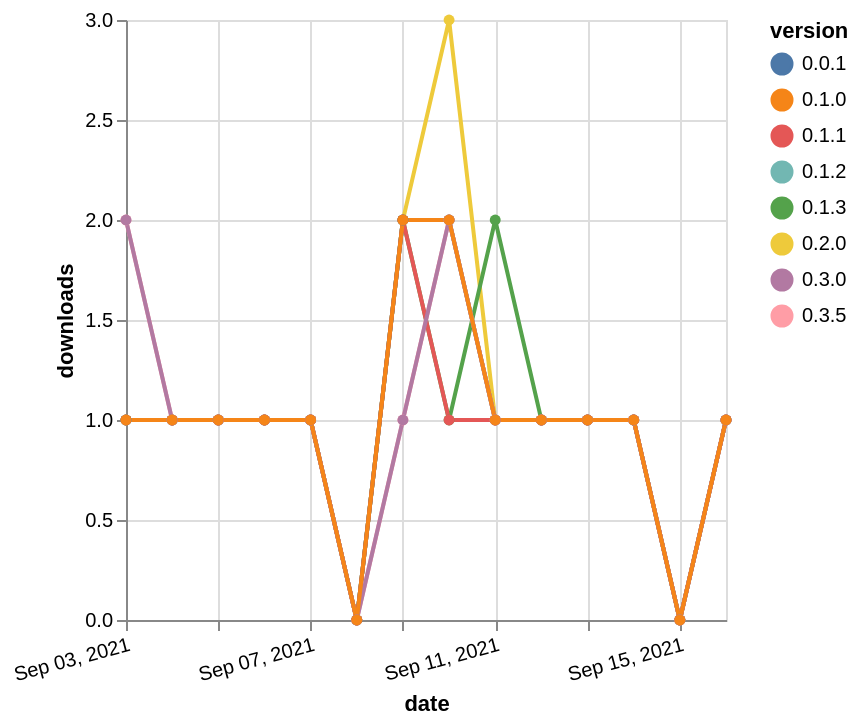

The Vega-Lite source for this figure:
### Vega-Lite specification from a JSON file in a GitHub repository (floating-point values rounded to 4 significant figures)
{"$schema": "https://vega.github.io/schema/vega-lite/v5.json", "description": "A simple bar chart with embedded data.", "data": {"values": [{"date": "2021-09-03", "total": 262, "delta": 1, "version": "0.2.0"}, {"date": "2021-09-04", "total": 263, "delta": 1, "version": "0.2.0"}, {"date": "2021-09-05", "total": 264, "delta": 1, "version": "0.2.0"}, {"date": "2021-09-06", "total": 265, "delta": 1, "version": "0.2.0"}, {"date": "2021-09-07", "total": 266, "delta": 1, "version": "0.2.0"}, {"date": "2021-09-08", "total": 266, "delta": 0, "version": "0.2.0"}, {"date": "2021-09-09", "total": 268, "delta": 2, "version": "0.2.0"}, {"date": "2021-09-10", "total": 271, "delta": 3, "version": "0.2.0"}, {"date": "2021-09-11", "total": 272, "delta": 1, "version": "0.2.0"}, {"date": "2021-09-12", "total": 273, "delta": 1, "version": "0.2.0"}, {"date": "2021-09-13", "total": 274, "delta": 1, "version": "0.2.0"}, {"date": "2021-09-14", "total": 275, "delta": 1, "version": "0.2.0"}, {"date": "2021-09-15", "total": 275, "delta": 0, "version": "0.2.0"}, {"date": "2021-09-16", "total": 276, "delta": 1, "version": "0.2.0"}, {"date": "2021-09-03", "total": 456, "delta": 1, "version": "0.1.3"}, {"date": "2021-09-04", "total": 457, "delta": 1, "version": "0.1.3"}, {"date": "2021-09-05", "total": 458, "delta": 1, "version": "0.1.3"}, {"date": "2021-09-06", "total": 459, "delta": 1, "version": "0.1.3"}, {"date": "2021-09-07", "total": 460, "delta": 1, "version": "0.1.3"}, {"date": "2021-09-08", "total": 460, "delta": 0, "version": "0.1.3"}, {"date": "2021-09-09", "total": 462, "delta": 2, "version": "0.1.3"}, {"date": "2021-09-10", "total": 463, "delta": 1, "version": "0.1.3"}, {"date": "2021-09-11", "total": 465, "delta": 2, "version": "0.1.3"}, {"date": "2021-09-12", "total": 466, "delta": 1, "version": "0.1.3"}, {"date": "2021-09-13", "total": 467, "delta": 1, "version": "0.1.3"}, {"date": "2021-09-14", "total": 468, "delta": 1, "version": "0.1.3"}, {"date": "2021-09-15", "total": 468, "delta": 0, "version": "0.1.3"}, {"date": "2021-09-16", "total": 469, "delta": 1, "version": "0.1.3"}, {"date": "2021-09-03", "total": 199, "delta": 1, "version": "0.1.2"}, {"date": "2021-09-04", "total": 200, "delta": 1, "version": "0.1.2"}, {"date": "2021-09-05", "total": 201, "delta": 1, "version": "0.1.2"}, {"date": "2021-09-06", "total": 202, "delta": 1, "version": "0.1.2"}, {"date": "2021-09-07", "total": 203, "delta": 1, "version": "0.1.2"}, {"date": "2021-09-08", "total": 203, "delta": 0, "version": "0.1.2"}, {"date": "2021-09-09", "total": 205, "delta": 2, "version": "0.1.2"}, {"date": "2021-09-10", "total": 207, "delta": 2, "version": "0.1.2"}, {"date": "2021-09-11", "total": 208, "delta": 1, "version": "0.1.2"}, {"date": "2021-09-12", "total": 209, "delta": 1, "version": "0.1.2"}, {"date": "2021-09-13", "total": 210, "delta": 1, "version": "0.1.2"}, {"date": "2021-09-14", "total": 211, "delta": 1, "version": "0.1.2"}, {"date": "2021-09-15", "total": 211, "delta": 0, "version": "0.1.2"}, {"date": "2021-09-16", "total": 212, "delta": 1, "version": "0.1.2"}, {"date": "2021-09-03", "total": 239, "delta": 1, "version": "0.0.1"}, {"date": "2021-09-04", "total": 240, "delta": 1, "version": "0.0.1"}, {"date": "2021-09-05", "total": 241, "delta": 1, "version": "0.0.1"}, {"date": "2021-09-06", "total": 242, "delta": 1, "version": "0.0.1"}, {"date": "2021-09-07", "total": 243, "delta": 1, "version": "0.0.1"}, {"date": "2021-09-08", "total": 243, "delta": 0, "version": "0.0.1"}, {"date": "2021-09-09", "total": 245, "delta": 2, "version": "0.0.1"}, {"date": "2021-09-10", "total": 247, "delta": 2, "version": "0.0.1"}, {"date": "2021-09-11", "total": 248, "delta": 1, "version": "0.0.1"}, {"date": "2021-09-12", "total": 249, "delta": 1, "version": "0.0.1"}, {"date": "2021-09-13", "total": 250, "delta": 1, "version": "0.0.1"}, {"date": "2021-09-14", "total": 251, "delta": 1, "version": "0.0.1"}, {"date": "2021-09-15", "total": 251, "delta": 0, "version": "0.0.1"}, {"date": "2021-09-16", "total": 252, "delta": 1, "version": "0.0.1"}, {"date": "2021-09-03", "total": 117, "delta": 2, "version": "0.3.5"}, {"date": "2021-09-04", "total": 118, "delta": 1, "version": "0.3.5"}, {"date": "2021-09-05", "total": 119, "delta": 1, "version": "0.3.5"}, {"date": "2021-09-06", "total": 120, "delta": 1, "version": "0.3.5"}, {"date": "2021-09-07", "total": 121, "delta": 1, "version": "0.3.5"}, {"date": "2021-09-08", "total": 121, "delta": 0, "version": "0.3.5"}, {"date": "2021-09-09", "total": 122, "delta": 1, "version": "0.3.5"}, {"date": "2021-09-10", "total": 124, "delta": 2, "version": "0.3.5"}, {"date": "2021-09-11", "total": 125, "delta": 1, "version": "0.3.5"}, {"date": "2021-09-12", "total": 126, "delta": 1, "version": "0.3.5"}, {"date": "2021-09-13", "total": 127, "delta": 1, "version": "0.3.5"}, {"date": "2021-09-14", "total": 128, "delta": 1, "version": "0.3.5"}, {"date": "2021-09-15", "total": 128, "delta": 0, "version": "0.3.5"}, {"date": "2021-09-16", "total": 129, "delta": 1, "version": "0.3.5"}, {"date": "2021-09-03", "total": 224, "delta": 1, "version": "0.1.1"}, {"date": "2021-09-04", "total": 225, "delta": 1, "version": "0.1.1"}, {"date": "2021-09-05", "total": 226, "delta": 1, "version": "0.1.1"}, {"date": "2021-09-06", "total": 227, "delta": 1, "version": "0.1.1"}, {"date": "2021-09-07", "total": 228, "delta": 1, "version": "0.1.1"}, {"date": "2021-09-08", "total": 228, "delta": 0, "version": "0.1.1"}, {"date": "2021-09-09", "total": 230, "delta": 2, "version": "0.1.1"}, {"date": "2021-09-10", "total": 231, "delta": 1, "version": "0.1.1"}, {"date": "2021-09-11", "total": 232, "delta": 1, "version": "0.1.1"}, {"date": "2021-09-12", "total": 233, "delta": 1, "version": "0.1.1"}, {"date": "2021-09-13", "total": 234, "delta": 1, "version": "0.1.1"}, {"date": "2021-09-14", "total": 235, "delta": 1, "version": "0.1.1"}, {"date": "2021-09-15", "total": 235, "delta": 0, "version": "0.1.1"}, {"date": "2021-09-16", "total": 236, "delta": 1, "version": "0.1.1"}, {"date": "2021-09-03", "total": 117, "delta": 2, "version": "0.3.0"}, {"date": "2021-09-04", "total": 118, "delta": 1, "version": "0.3.0"}, {"date": "2021-09-05", "total": 119, "delta": 1, "version": "0.3.0"}, {"date": "2021-09-06", "total": 120, "delta": 1, "version": "0.3.0"}, {"date": "2021-09-07", "total": 121, "delta": 1, "version": "0.3.0"}, {"date": "2021-09-08", "total": 121, "delta": 0, "version": "0.3.0"}, {"date": "2021-09-09", "total": 122, "delta": 1, "version": "0.3.0"}, {"date": "2021-09-10", "total": 124, "delta": 2, "version": "0.3.0"}, {"date": "2021-09-11", "total": 125, "delta": 1, "version": "0.3.0"}, {"date": "2021-09-12", "total": 126, "delta": 1, "version": "0.3.0"}, {"date": "2021-09-13", "total": 127, "delta": 1, "version": "0.3.0"}, {"date": "2021-09-14", "total": 128, "delta": 1, "version": "0.3.0"}, {"date": "2021-09-15", "total": 128, "delta": 0, "version": "0.3.0"}, {"date": "2021-09-16", "total": 129, "delta": 1, "version": "0.3.0"}, {"date": "2021-09-03", "total": 244, "delta": 1, "version": "0.1.0"}, {"date": "2021-09-04", "total": 245, "delta": 1, "version": "0.1.0"}, {"date": "2021-09-05", "total": 246, "delta": 1, "version": "0.1.0"}, {"date": "2021-09-06", "total": 247, "delta": 1, "version": "0.1.0"}, {"date": "2021-09-07", "total": 248, "delta": 1, "version": "0.1.0"}, {"date": "2021-09-08", "total": 248, "delta": 0, "version": "0.1.0"}, {"date": "2021-09-09", "total": 250, "delta": 2, "version": "0.1.0"}, {"date": "2021-09-10", "total": 252, "delta": 2, "version": "0.1.0"}, {"date": "2021-09-11", "total": 253, "delta": 1, "version": "0.1.0"}, {"date": "2021-09-12", "total": 254, "delta": 1, "version": "0.1.0"}, {"date": "2021-09-13", "total": 255, "delta": 1, "version": "0.1.0"}, {"date": "2021-09-14", "total": 256, "delta": 1, "version": "0.1.0"}, {"date": "2021-09-15", "total": 256, "delta": 0, "version": "0.1.0"}, {"date": "2021-09-16", "total": 257, "delta": 1, "version": "0.1.0"}]}, "width": "container", "mark": {"type": "line", "point": {"filled": true}}, "encoding": {"x": {"field": "date", "type": "temporal", "timeUnit": "yearmonthdate", "title": "date", "axis": {"labelAngle": -15}}, "y": {"field": "delta", "type": "quantitative", "title": "downloads"}, "color": {"field": "version", "type": "nominal"}, "tooltip": {"field": "delta"}}}
